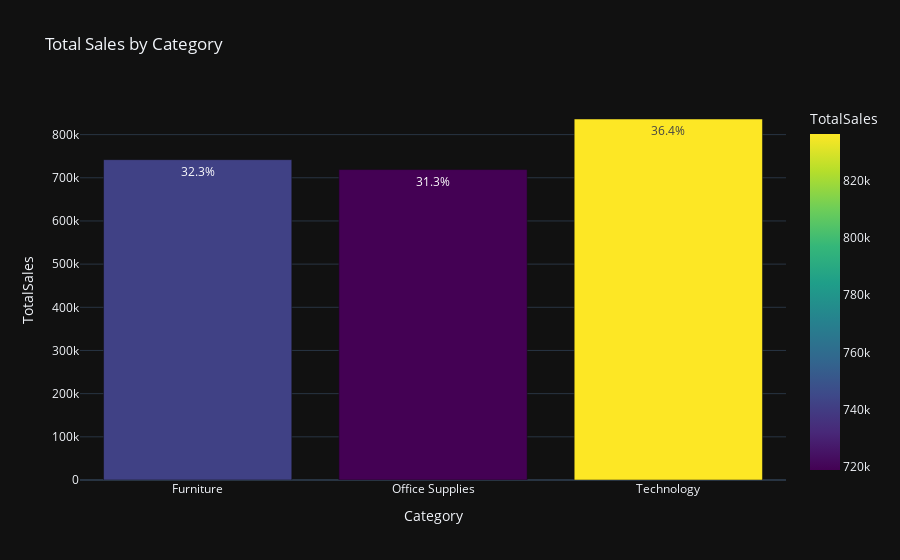

The notebook cell saved with this chart:
### Markdown cell above
### Category by Total Sales

### Code cell
category_sales = '''   
                    SELECT c.Category, ROUND(SUM(o.Sales),2)'TotalSales'
                    FROM Categories AS c
                    JOIN Products AS p
                    ON c.CategoryID = p.CategoryId
                    JOIN Orders_details AS o
                    ON p.ProductId = o.ProductId
                    GROUP BY c.Category;
                '''


df = dataframe(category_sales)

# Add percentage column for each Category
df['Percentage'] = round((df['TotalSales'] / df['TotalSales'].sum() * 100),2)

# Plot the data
fig = px.bar(df, x='Category', y='TotalSales', title='Total Sales by Category', 
             template='plotly_dark', color='TotalSales', color_continuous_scale=px.colors.sequential.Viridis, 
             text='Percentage')

# Add percentage to the hover text
fig.update_traces(texttemplate='%{text}%')


fig.show()

### Figure 1 — Plotly figure (JSON) as saved in the notebook; plotly's stock layout.template omitted (floating-point values rounded to 4 significant figures)
{"data": [{"alignmentgroup": "True", "hovertemplate": "Category=%{x}<br>TotalSales=%{marker.color}<br>Percentage=%{text}<extra></extra>", "legendgroup": "", "marker": {"color": [742000.0, 719000.0, 836200.0], "coloraxis": "coloraxis", "pattern": {"shape": ""}}, "name": "", "offsetgroup": "", "orientation": "v", "showlegend": false, "text": [32.3, 31.3, 36.4], "textposition": "auto", "texttemplate": "%{text}%", "type": "bar", "x": ["Furniture", "Office Supplies", "Technology"], "xaxis": "x", "y": [742000.0, 719000.0, 836200.0], "yaxis": "y"}], "layout": {"barmode": "relative", "coloraxis": {"colorbar": {"title": {"text": "TotalSales"}}, "colorscale": [[0, "#440154"], [0.1111, "#482878"], [0.2222, "#3e4989"], [0.3333, "#31688e"], [0.4444, "#26828e"], [0.5556, "#1f9e89"], [0.6667, "#35b779"], [0.7778, "#6ece58"], [0.8889, "#b5de2b"], [1, "#fde725"]]}, "legend": {"tracegroupgap": 0}, "title": {"text": "Total Sales by Category"}, "xaxis": {"anchor": "y", "domain": [0, 1], "title": {"text": "Category"}}, "yaxis": {"anchor": "x", "domain": [0, 1], "title": {"text": "TotalSales"}}}}
